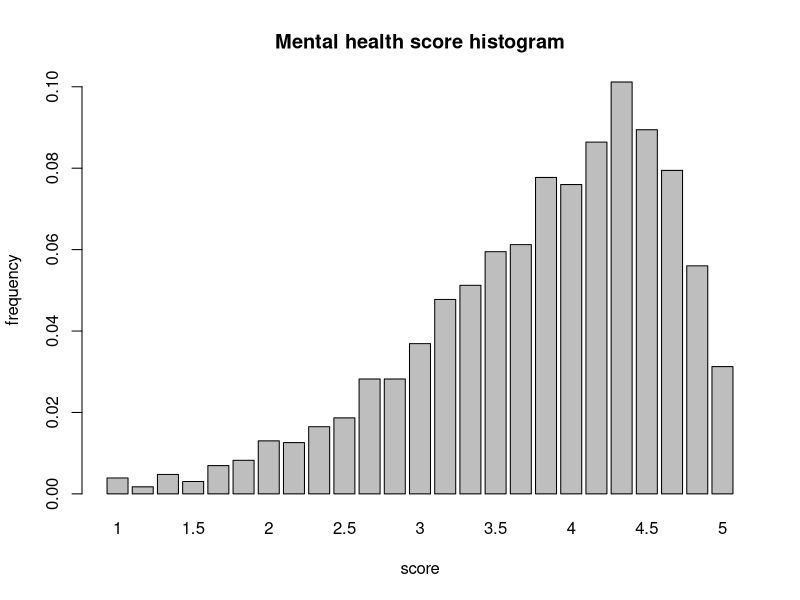
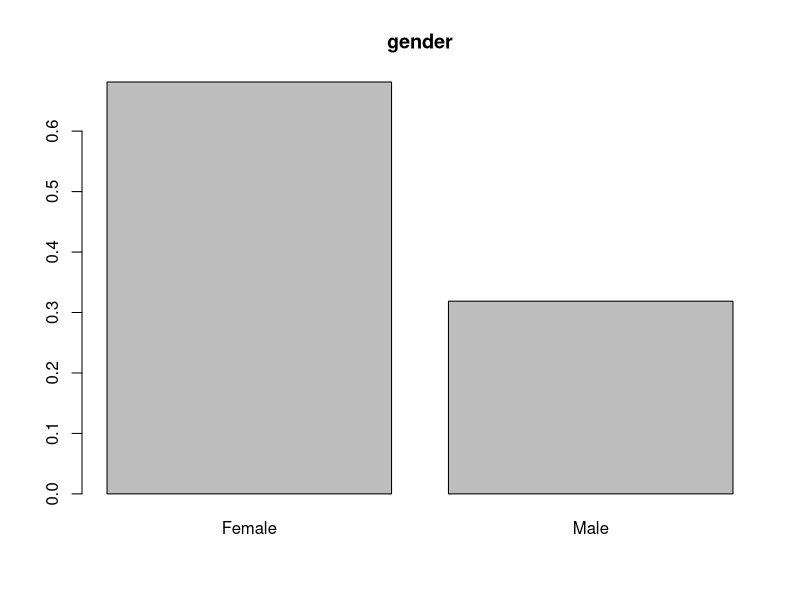
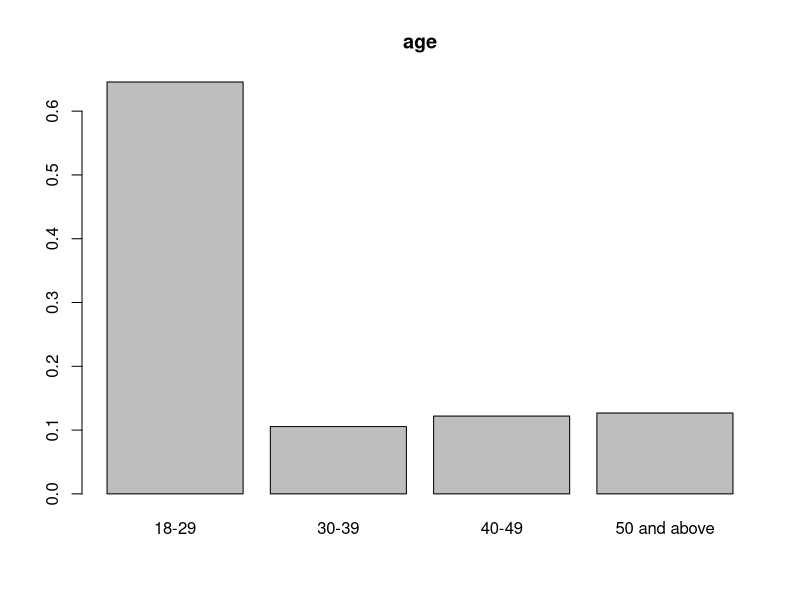
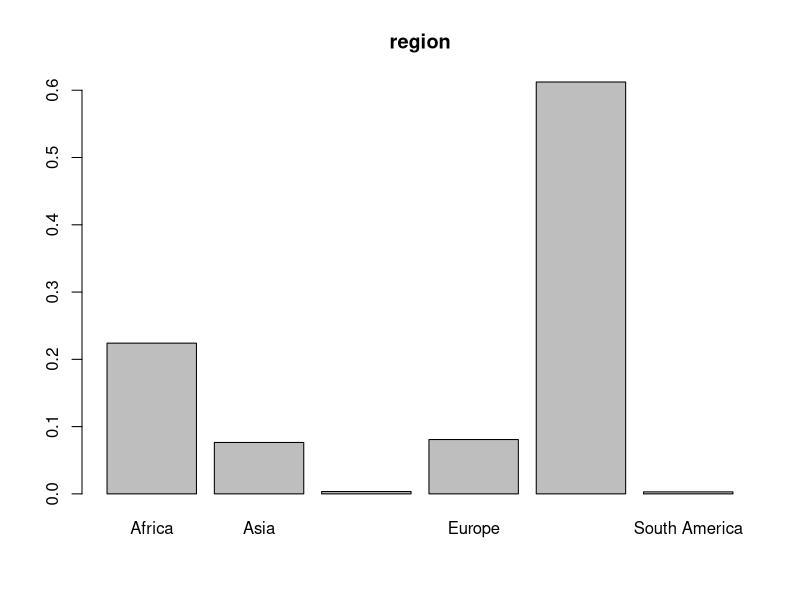
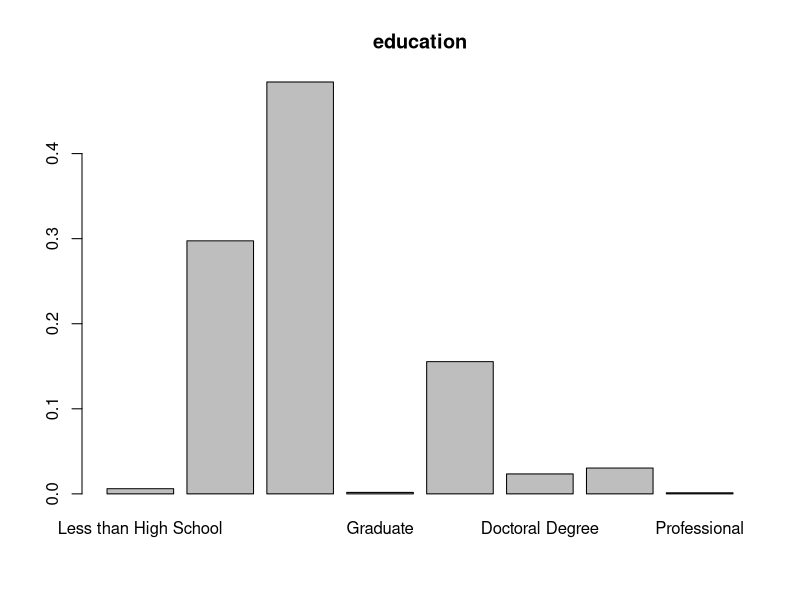
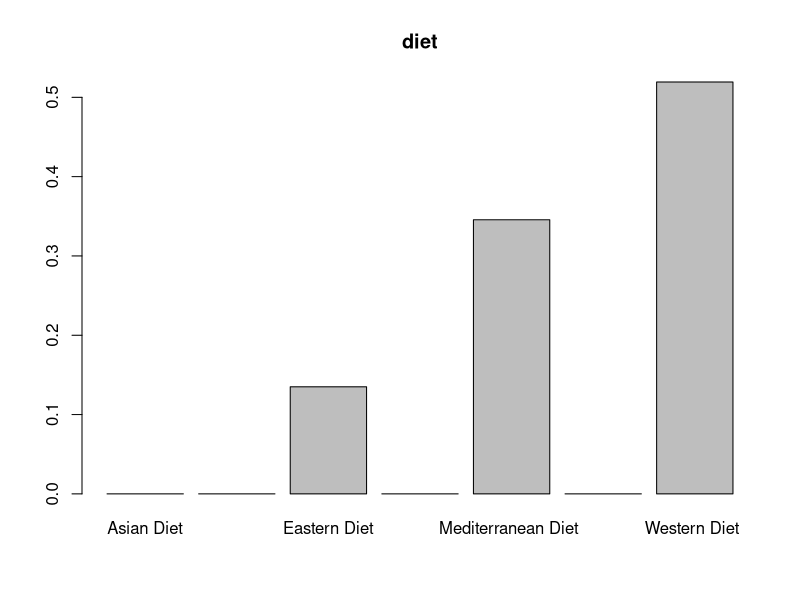
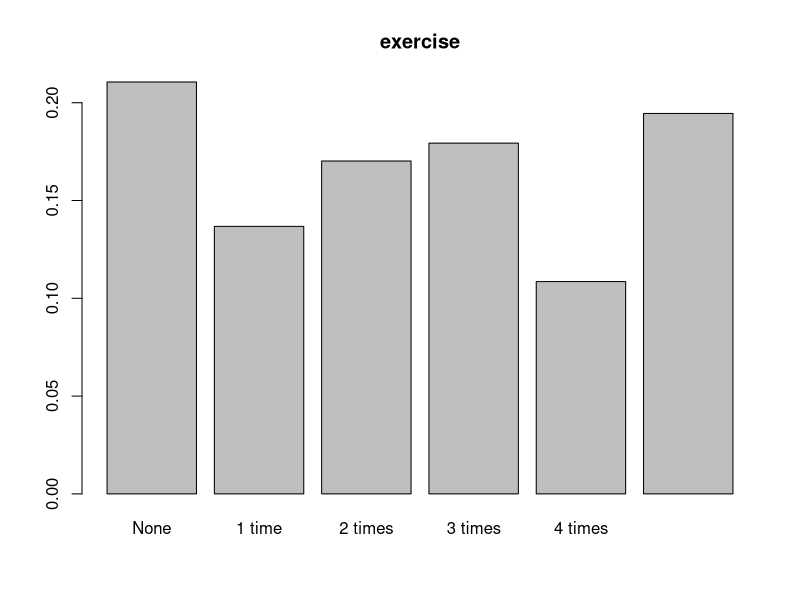
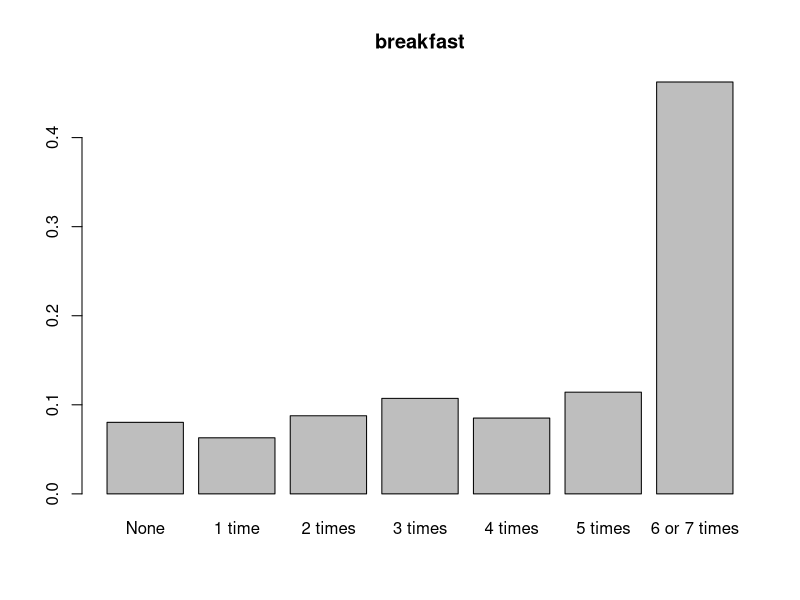

Write the R code that produced these figures, in order. (Note: this script raises an error after producing the figures.)
library(glmnet)
library(MASS)
library(readxl)
library(plotmo)
library(MLmetrics)
library(lavaan)

#Input data
data <- read_excel("Math Department Diet Mood total .xlsx")
data = na.omit(data)

#Check the data
for (i in 1:length(data)) {
  data[,i] = as.factor(as.matrix(data[,i]))
  print(unique(data[,i]))
}

#Cleaning
data = data [-which(data$`1. What is your gender?`=='Other'),]
which(data$`3. In which region you are living now?`=='Option 8')
which(data$`5. What is your dietary pattern?`=='Sophomore')
which(data$`6. On average week, how many times a day do you exercise at least 20 minutes?`==unique(data$`6. On average week, how many times a day do you exercise at least 20 minutes?`)[7])
which(data$`9. On average week, how many times a day do you have dairy products?`==unique(data$`9. On average week, how many times a day do you have dairy products?`)[8])
which(data$`15. On average week, how many times do you eat dark green leafy vegetables?`==unique(data$`15. On average week, how many times do you eat dark green leafy vegetables?`)[7])
a1 = which(data$`3. In which region you are living now?`==unique(data$`3. In which region you are living now?`)[6])
a2 = which(data$`3. In which region you are living now?`==unique(data$`3. In which region you are living now?`)[9])
a3 = which(data$`3. In which region you are living now?`==unique(data$`3. In which region you are living now?`)[10])
b1 = which(data$`3. In which region you are living now?`==unique(data$`3. In which region you are living now?`)[3])
b2 = which(data$`3. In which region you are living now?`==unique(data$`3. In which region you are living now?`)[5])
data$`3. In which region you are living now?`[a1]=data$`3. In which region you are living now?`[a3]=unique(data$`3. In which region you are living now?`)[9]
data$`3. In which region you are living now?`[b1]=unique(data$`3. In which region you are living now?`)[5]
data = data[-which(data$`3. In which region you are living now?`=='Option 8'),]
#delete 2
m1 = which(data$`5. What is your dietary pattern?`==unique(data$`5. What is your dietary pattern?`)[1])
m2 = which(data$`5. What is your dietary pattern?`==unique(data$`5. What is your dietary pattern?`)[4])
m3 = which(data$`5. What is your dietary pattern?`==unique(data$`5. What is your dietary pattern?`)[5])
m4 = which(data$`5. What is your dietary pattern?`==unique(data$`5. What is your dietary pattern?`)[10])
w1 = which(data$`5. What is your dietary pattern?`==unique(data$`5. What is your dietary pattern?`)[3])
w2 = which(data$`5. What is your dietary pattern?`==unique(data$`5. What is your dietary pattern?`)[6])
w3 = which(data$`5. What is your dietary pattern?`==unique(data$`5. What is your dietary pattern?`)[11])
v1 = which(data$`5. What is your dietary pattern?`==unique(data$`5. What is your dietary pattern?`)[7])
v2 = which(data$`5. What is your dietary pattern?`==unique(data$`5. What is your dietary pattern?`)[8])
v3 = which(data$`5. What is your dietary pattern?`==unique(data$`5. What is your dietary pattern?`)[12])
data$`5. What is your dietary pattern?`[m2]=data$`5. What is your dietary pattern?`[m3]=data$`5. What is your dietary pattern?`[m4]=unique(data$`5. What is your dietary pattern?`)[1]
data$`5. What is your dietary pattern?`[w2]=data$`5. What is your dietary pattern?`[w3]=unique(data$`5. What is your dietary pattern?`)[3]
data$`5. What is your dietary pattern?`[v1]=data$`5. What is your dietary pattern?`[v2]=data$`5. What is your dietary pattern?`[w3]=unique(data$`5. What is your dietary pattern?`)[12]
data = data[-which(data$`6. On average week, how many times a day do you exercise at least 20 minutes?`==unique(data$`6. On average week, how many times a day do you exercise at least 20 minutes?`)[7]),]
#delete 2
n1 = which(data$`7. In the past 7 days, how many times did you eat breakfast?`==unique(data$`7. In the past 7 days, how many times did you eat breakfast?`)[7])
n2 = which(data$`7. In the past 7 days, how many times did you eat breakfast?`==unique(data$`7. In the past 7 days, how many times did you eat breakfast?`)[8])
data$`7. In the past 7 days, how many times did you eat breakfast?`[n1]=data$`7. In the past 7 days, how many times did you eat breakfast?`[n2]=unique(data$`7. In the past 7 days, how many times did you eat breakfast?`)[7]
a1 = which(data$`8. On average week, how many times a day do you eat whole grain products?`==unique(data$`8. On average week, how many times a day do you eat whole grain products?`)[3])
a2 = which(data$`8. On average week, how many times a day do you eat whole grain products?`==unique(data$`8. On average week, how many times a day do you eat whole grain products?`)[7])
data$`8. On average week, how many times a day do you eat whole grain products?`[a1]=data$`8. On average week, how many times a day do you eat whole grain products?`[a2]=unique(data$`8. On average week, how many times a day do you eat whole grain products?`)[3]
data = data[-which(data$`9. On average week, how many times a day do you have dairy products?`==unique(data$`9. On average week, how many times a day do you have dairy products?`)[8]),]
#delete 8
a1 = which(data$`9. On average week, how many times a day do you have dairy products?`==unique(data$`9. On average week, how many times a day do you have dairy products?`)[1])
a2 = which(data$`9. On average week, how many times a day do you have dairy products?`==unique(data$`9. On average week, how many times a day do you have dairy products?`)[7])
data$`9. On average week, how many times a day do you have dairy products?`[a2]=unique(data$`9. On average week, how many times a day do you have dairy products?`)[1]
n1 = which(data$`10. On average week, how many times a day do you consume coffee or other sources of caffeine?`==unique(data$`10. On average week, how many times a day do you consume coffee or other sources of caffeine?`)[4])
n2 = which(data$`10. On average week, how many times a day do you consume coffee or other sources of caffeine?`==unique(data$`10. On average week, how many times a day do you consume coffee or other sources of caffeine?`)[7])
data$`10. On average week, how many times a day do you consume coffee or other sources of caffeine?`[n2]=unique(data$`10. On average week, how many times a day do you consume coffee or other sources of caffeine?`)[4]
data = data[-which(data$`15. On average week, how many times do you eat dark green leafy vegetables?`==unique(data$`15. On average week, how many times do you eat dark green leafy vegetables?`)[7]),]
#delete 2
a1 = which(data$`16. On average week, how many times do you eat beans?`==unique(data$`16. On average week, how many times do you eat beans?`)[4])
a2 = which(data$`16. On average week, how many times do you eat beans?`==unique(data$`16. On average week, how many times do you eat beans?`)[7])
data$`16. On average week, how many times do you eat beans?`[a1]=unique(data$`16. On average week, how many times do you eat beans?`)[7]
a1 = which(data$`20. On average week, how many times do you take fish oil supplements?`==unique(data$`20. On average week, how many times do you take fish oil supplements?`)[2])
a2 = which(data$`20. On average week, how many times do you take fish oil supplements?`==unique(data$`20. On average week, how many times do you take fish oil supplements?`)[7])
data$`20. On average week, how many times do you take fish oil supplements?`[a2]=unique(data$`20. On average week, how many times do you take fish oil supplements?`)[2]
a1 = which(data$`21. During the past month, about how often did you feel NERVOUS?`=='None')
data$`21. During the past month, about how often did you feel NERVOUS?`[a1]=unique(data$`21. During the past month, about how often did you feel NERVOUS?`)[4]

data=na.omit(data)
for (i in 1:length(data)) {
  data[,i] = as.factor(as.matrix(data[,i]))
  print(unique(data[,i]))
}

names(data) = c("timestamp","gender","age","region","education","diet","exercise","breakfast","whole grain","dairy product","coffee","fruits","flaxseed/nuts","rice/pasta","meat","vegetables","beans","fish","fast food","multivitamin","fish oil","nervous","hopeless","restless","depressed","effort","worthless")
names(data)

ud=unique(data$diet)
oned=c(which(data$diet==ud[4]),which(data$diet==ud[5]),which(data$diet==ud[6]),which(data$diet==ud[7]))
data=data[-oned,]

#convert status into scores
x=as.data.frame(data[,2:21])
y=as.matrix(data[,22:27])
s=matrix(0,dim(y)[1],dim(y)[2])

for (i in 1:dim(y)[1]) {
  for (j in 1:dim(y)[2]) {
    if (y[i,j]=='None of the time'){
      s[i,j]=5
    }
    if (y[i,j]=='A little of the time'){
      s[i,j]=4
    }
    if (y[i,j]=='Some of the time'){
      s[i,j]=3
    }
    if (y[i,j]=='Most of the time'){
      s[i,j]=2
    }
    if (y[i,j]=='All the time'){
      s[i,j]=1
    }
  }
}
y=rowMeans(s)

#some plot
barplot(prop.table(table(y)),main = 'Mental health score histogram',xlab = 'score', ylab = 'frequency')

#order the data
u2=unique(x[,2])
x[,2]=factor(x[,2],levels = c(as.character(u2[1]),as.character(u2[2]),as.character(u2[3]),as.character(u2[4])),ordered = TRUE)
u4=unique(x[,4])
x[,4]=factor(x[,4],levels=c(as.character(u4[6]),as.character(u4[4]),as.character(u4[1]),as.character(u4[8]),as.character(u4[2]),as.character(u4[3]),as.character(u4[5]),as.character(u4[7])),ordered = TRUE)
u6=unique(x[,6])
x[,6]=factor(x[,6],levels = c(as.character(u6[1]),as.character(u6[2]),as.character(u6[3]),as.character(u6[6]),as.character(u6[4]),as.character(u6[5])),ordered = TRUE)
u7=unique(x[,7])
x[,7]=factor(x[,7],levels = c(as.character(u7[7]),as.character(u7[3]),as.character(u7[6]),as.character(u7[5]),as.character(u7[1]),as.character(u7[4]),as.character(u7[2])),ordered = TRUE)
u8=unique(x[,8])
x[,8]=factor(x[,8],levels = c(as.character(u8[4]),as.character(u8[2]),as.character(u8[3]),as.character(u8[6]),as.character(u8[5]),as.character(u8[1])),ordered = TRUE)
u9=unique(x[,9])
x[,9]=factor(x[,9],levels = c(as.character(u9[6]),as.character(u9[2]),as.character(u9[3]),as.character(u9[4]),as.character(u9[5]),as.character(u9[1])),ordered = TRUE)
u10=unique(x[,10])
x[,10]=factor(x[,10],levels = c(as.character(u10[4]),as.character(u10[6]),as.character(u10[3]),as.character(u10[2]),as.character(u10[5]),as.character(u10[1])),ordered = TRUE)
u11=unique(x[,11])
x[,11]=factor(x[,11],levels = c(as.character(u11[6]),as.character(u11[3]),as.character(u11[4]),as.character(u11[1]),as.character(u11[2]),as.character(u11[5])),ordered = TRUE)
u12=unique(x[,12])
x[,12]=factor(x[,12],levels = c(as.character(u12[3]),as.character(u12[1]),as.character(u12[5]),as.character(u12[2]),as.character(u12[6]),as.character(u12[4])),ordered = TRUE)
u13=unique(x[,13])
x[,13]=factor(x[,13],levels = c(as.character(u13[6]),as.character(u13[5]),as.character(u13[2]),as.character(u13[4]),as.character(u13[3]),as.character(u13[1])),ordered = TRUE)
u14=unique(x[,14])
x[,14]=factor(x[,14],levels = c(as.character(u14[6]),as.character(u14[5]),as.character(u14[2]),as.character(u14[4]),as.character(u14[3]),as.character(u14[1])),ordered = TRUE)
u15=unique(x[,15])
x[,15]=factor(x[,15],levels = c(as.character(u15[6]),as.character(u15[1]),as.character(u15[2]),as.character(u15[5]),as.character(u15[3]),as.character(u15[4])),ordered = TRUE)
u16=unique(x[,16])
x[,16]=factor(x[,16],levels = c(as.character(u16[1]),as.character(u16[2]),as.character(u16[4]),as.character(u16[5]),as.character(u16[3]),as.character(u16[6])),ordered = TRUE)
u17=unique(x[,17])
x[,17]=factor(x[,17],levels = c(as.character(u17[2]),as.character(u17[1]),as.character(u17[4]),as.character(u17[3]),as.character(u17[6]),as.character(u17[5])),ordered = TRUE)
u18=unique(x[,18])
x[,18]=factor(x[,18],levels = c(as.character(u18[1]),as.character(u18[2]),as.character(u18[5]),as.character(u18[6]),as.character(u18[3]),as.character(u18[4])),ordered = TRUE)
u19=unique(x[,19])
x[,19]=factor(x[,19],levels = c(as.character(u19[1]),as.character(u19[4]),as.character(u19[3]),as.character(u19[5]),as.character(u19[6]),as.character(u19[2])),ordered = TRUE)
u20=unique(x[,20])
x[,20]=factor(x[,20],levels = c(as.character(u20[1]),as.character(u20[2]),as.character(u20[4]),as.character(u20[5]),as.character(u20[6]),as.character(u20[3])),ordered = TRUE)

for (i in 1:dim(x)[2]) {
  barplot(prop.table(table(x[,i])),main = as.character(colnames(x)[i]))
}

xm=matrix(0,dim(x)[1],dim(x)[2])
for (i in 6:20) {
  for (j in 1:nrow(x)) {
    if (x[j,i]=='None'){
      xm[j,i]=0
    }
    if (x[j,i]=='1 time'){
      xm[j,i]=1
    }
    if ((x[j,i]=='2 times')|(x[j,i]==unique(x[,8])[3])){
      xm[j,i]=2
    }
    if ((x[j,i]=='3 times')|(x[j,i]==unique(x[,12])[2])){
      xm[j,i]=3
    }
    if (x[j,i]=='4 times'){
      xm[j,i]=4
    }
    if ((x[j,i]=='5 times')|(x[j,i]=='More than 4 times')){
      xm[j,i]=5
    }
    if (x[j,i]=='6 or 7 times'){
      xm[j,i]=6
    }
  }
}

for (i in 6:20) {
  print(unique(xm[,i]))
}

x[,6:20]=xm[,6:20]

savex = x
x = savex

xmm = matrix(0,dim(x)[1],1)
for (i in 1:dim(x)[1]) {
  if (x[i,4]=="Less than High School"){
    xmm[i,1]=1
  }
  if (x[i,4]=="High School"){
    xmm[i,1]=2
  }
  if (x[i,4]=="2 or 4 Years of College Degree (AA, BA, BS)"){
    xmm[i,1]=3
  }
  if (x[i,4]=="Graduate"){
    xmm[i,1]=4
  }
  if (x[i,4]=="Master's Degree"){
    xmm[i,1]=5
  }
  if (x[i,4]=="Doctoral Degree"){
    xmm[i,1]=6
  }
  if (x[i,4]=="Professional Degree (MD, JD, PharmD, ...)"){
    xmm[i,1]=7
  }
  if (x[i,4]=="Professional"){
    xmm[i,1]=8
  }
}
x[,4]=xmm



par(mfrow=c(2,2))
for (i in 1:dim(x)[2]) {
  what=matrix(0,1,length(unique(x[,i])))
  colnames(what)=sort(unique(x[,i]))
  for (j in 1:length(unique(x[,i]))) {
    what[1,j]=mean(y[x[,i]==sort(unique(x[,i]))[j]])
  }
  barplot(what,main=as.character(colnames(x)[i]),xlab='type/frequency',ylab = 'average score')
}
par(mfrow=c(1,1))

for (i in 1:dim(x)[2]) {
  what=matrix(0,1,length(unique(x[,i])))
  colnames(what)=sort(unique(x[,i]))
  for (j in 1:length(unique(x[,i]))) {
    what[1,j]=mean(y[x[,i]==sort(unique(x[,i]))[j]])
  }
  gp = ggplot(data = data, aes(x = x[,i], y = y))+geom_jitter(width = .3)+ggtitle(as.character(colnames(x)[i]))+xlab('type/frequency')
  gp = gp + 
  print(gp)
}
i = 8
what=matrix(0,1,length(unique(x[,i])))
colnames(what)=sort(unique(x[,i]))
for (j in 1:length(unique(x[,i]))) {
  what[1,j]=mean(y[x[,i]==sort(unique(x[,i]))[j]])
}
whatcol = c()
for (j in 1:length(what)-1){
  whatcol = c(whatcol,what[j+1] >= what[j])
}
whatcol = as.numeric(whatcol)+1
for (j in 1:length(whatcol)) {
  if (whatcol[j] == 1){
    whatcol[j] = 4
  }
}
whatcol = c(whatcol,99)
p =ggplot(data = data, aes(x = x[,i], y = y))+geom_jitter(width = .3)+ggtitle(as.character(colnames(x)[i]))+xlab('type/frequency')+ stat_summary(aes(y = y,group=1), fun.y=mean, colour=whatcol, geom="line",group=1,size = 2)
print(p)
for (i in 1:dim(x)[2]) {
  
}


cl_data=cbind(y,x)

#split the data
set.seed(123)
train = cl_data[sample(nrow(cl_data),0.75*nrow(cl_data)),]
test = cl_data[sample(nrow(cl_data),0.25*nrow(cl_data)),]
train_y=train[,1]
train_x=train[,-1]
test_y=test[,1]
test_x=test[,-1]

#Training

#lmod
lmod=lm(y~.,data = train)
#glm
mod_glm = glm(y~.,data = train)
#backward AIC
lmod_aic = stepAIC(lmod, direction = 'backward')
#lasso
mod_lasso = glmnet(data.matrix(train_x), train_y, alpha = 1)
mod_lasso2 = glmnet(data.matrix(train_x), train_y, alpha = 1, lambda = min(mod_lasso$lambda))
#ridge
mod_ridge = glmnet(data.matrix(train_x), train_y, alpha = 0)
mod_ridge2 = glmnet(data.matrix(train_x), train_y, alpha = 0, lambda = min(mod_ridge$lambda))
#elastic net
mod_el = glmnet(data.matrix(train_x), train_y, alpha = .5)
mod_el2 = glmnet(data.matrix(train_x), train_y, alpha = .5, lambda = min(mod_el$lambda))

mod_cv = cv.glm(data.matrix(train_x), train_y)
install.packages('glmnet')


#Testing

#lmod
MSE(predict(lmod,test_x),test_y)
#glm
MSE(predict(mod_glm,test),test_y)
#backward AIC
MSE(predict(lmod_aic, test_x),test_y)
#lasso
MSE(predict.glmnet(mod_lasso2,data.matrix(test_x)),test_y)
#ridge
MSE(predict.glmnet(mod_ridge2,data.matrix(test_x)),test_y)
#elastic net
MSE(predict.glmnet(mod_el2,data.matrix(test_x)),test_y)

#Visualize the residuals
par(mfrow=c(1,1))
plot(test_y[1:50], pch=16, cex=1, ylim = c(0.7,5.3),
     xlab = 'Observation', ylab = 'Mental health score', main = 'Residual Plot of first 50 observations')

lines(predict(lmod,test_x)[1:50], col = 'red')
lines(predict(mod_glm,test)[1:50], col = 'blue')
lines(predict(lmod_aic, test_x)[1:50], col = 'green')
lines(predict.glmnet(mod_lasso2,data.matrix(test_x))[1:50], col = 'yellow')
lines(predict.glmnet(mod_ridge2,data.matrix(test_x))[1:50], col = 'orange')
lines(predict.glmnet(mod_el2,data.matrix(test_x))[1:50], col = 'purple')

legend(0,2.5,legend = c('Linear regression','Generalized linear model'
                       ,'Backward AIC','Lasso regression','Ridge regression','Elastic net')
       ,col = c('red','blue','green','yellow','orange','purple'),lty = 1:6, cex = 0.6)

#range
c(min(predict(lmod,test_x)),max(predict(lmod,test_x)))

#coef

unique(train$gender)
unique(train$diet)
unique(train$region)

#Try to split data according to gender/diet/region
train_f = train[(train[,2]=='Female'),c(-2,-4,-6)]
test_f = test[(test[,2]=='Female'),c(-2,-4,-6)]
train_f_x = train_f[,-1]
train_f_y = train_f[,1]
test_f_x = test_f[,-1]
tesf_f_y = test_f[,1]

train_m = train[(train[,2]=='Male'),c(-2,-4,-6)]
test_m = test[(test[,2]=='Male'),c(-2,-4,-6)]
train_m_x = train_m[,-1]
train_m_y = train_m[,1]
test_m_x = test_m[,-1]
tesf_m_y = test_m[,1]

train_wes = train[(train[,6]==unique(train[,6])[2]),c(-2,-4,-6)]
test_wes = test[(test[,6]==unique(train[,6])[2]),c(-2,-4,-6)]
train_wes_x = train_wes[,-1]
train_wes_y = train_wes[,1]
test_wes_x = test_wes[,-1]
test_wes_y = test_wes[,1]

train_est = train[(train[,6]==unique(train[,6])[3]),c(-2,-4,-6)]
test_est = test[(test[,6]==unique(train[,6])[3]),c(-2,-4,-6)]
train_est_x = train_est[,-1]
train_est_y = train_est[,1]
test_est_x = test_est[,-1]
test_est_y = test_est[,1]

train_med = train[(train[,6]==unique(train[,6])[1]),c(-2,-4,-6)]
test_med = train[(test[,6]==unique(train[,6])[1]),c(-2,-4,-6)]
train_med_x = train_med[,-1]
train_med_y = train_med[,1]
test_med_x = test_med[,-1]
test_med_y = test_med[,1]
